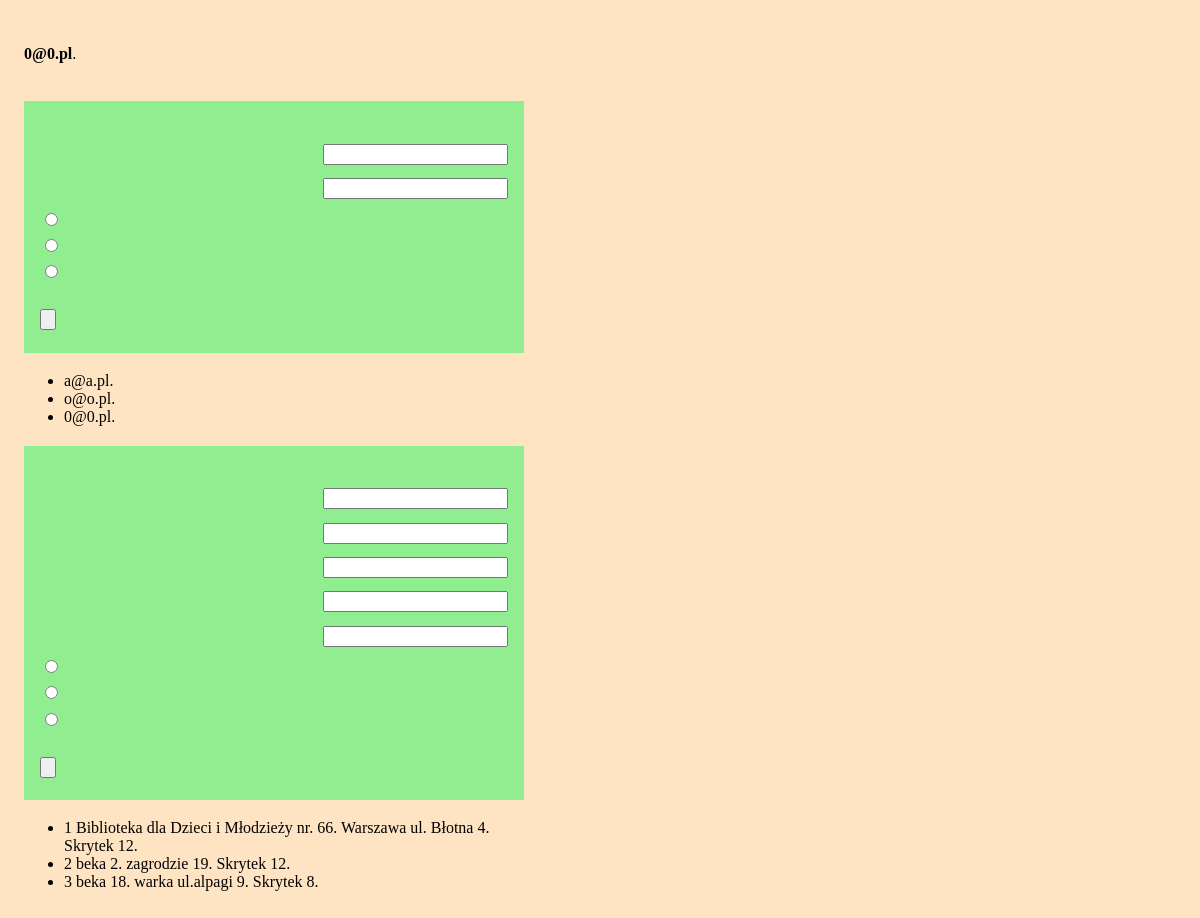
Before: /admin.php (signed in) with the older database file.
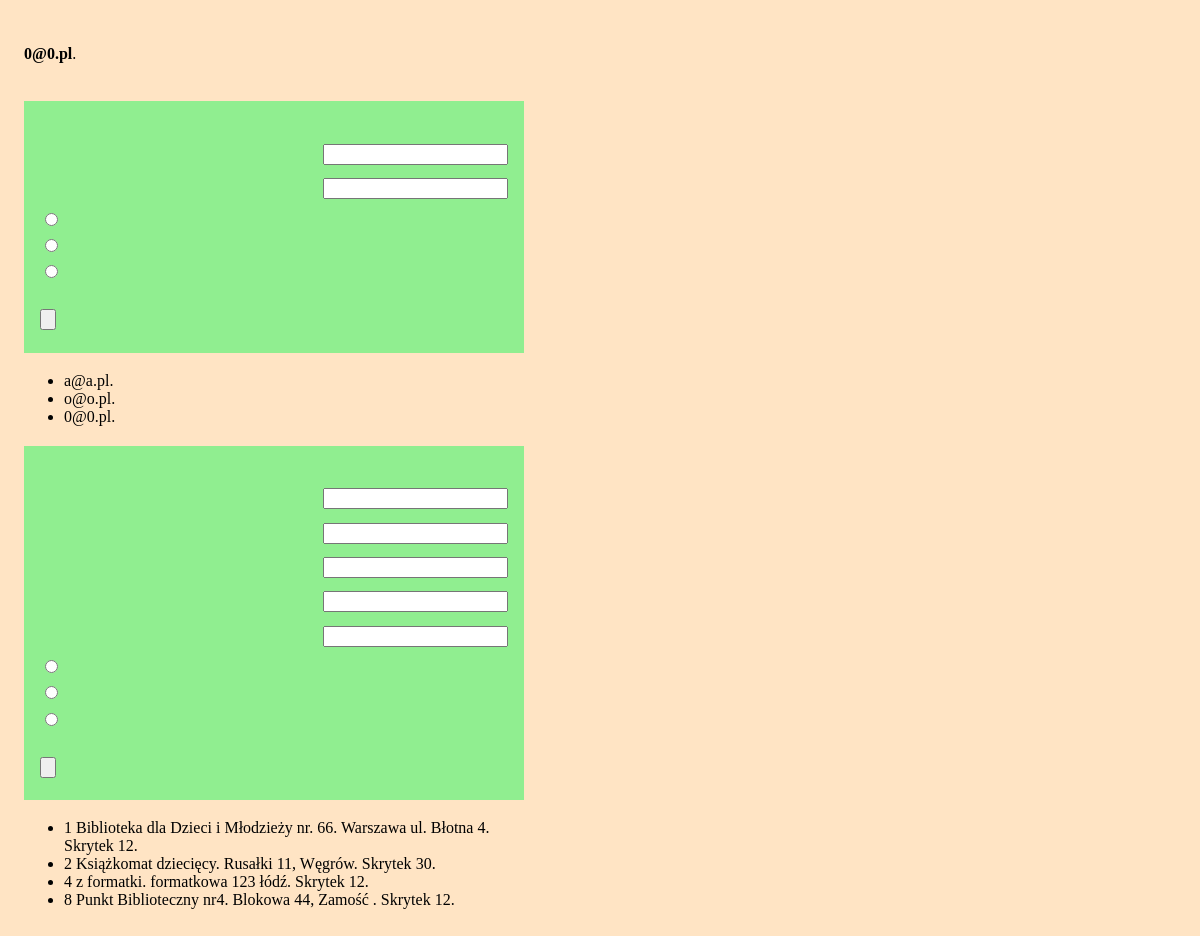
After: the same page with the newer database file.
### tables this page shows
CREATE TABLE "librarian" (
    "librarian_id" INTEGER PRIMARY KEY AUTOINCREMENT NOT NULL,
    "librarian_name" text,
    "librarian_pass" TEXT,
    "librarian_level" INTEGER
);

CREATE TABLE "unit" (
    "unit_id" INTEGER PRIMARY KEY AUTOINCREMENT NOT NULL,
    "unit_name" TEXT,
    "unit_address" TEXT,
    "number_columns" INTEGER,
    "number_box" INTEGER
);

### admin.php (the view, shortened to what this page needs)
<?php
require 'config.php';
$db = new MyDB($dbfile);
$stm = $db->query("SELECT unit_id, unit_name, unit_address, number_box FROM unit");
while ($row = $stm->fetchArray(1)) {
    $unit_id = $row['unit_id'];
    $unit_name = $row['unit_name'];
    $unit_address = $row['unit_address'];
    $unit_size = $row['number_box'];
    $unit = "<li>" . $unit_id . " " . $unit_name . ". " . $unit_address . ". Skrytek " . $unit_size . ".</li>";
    $all_units .= $unit;
}
$stm = $db->query("SELECT librarian_name FROM librarian");
while ($row = $stm->fetchArray(1)) {
    $librarian_name = $row['librarian_name'];
    $librarian = "<li>" . $librarian_name . ".</li>";
    $all_librarians .= $librarian;
}
echo $page_head . "\n\t\t<title>" . $info['admin_title']; ?></title>
</head>
<body>
    <?php
    if ($_SESSION["name"]) {
    ?>
        <header class="page-header">
            <?php echo $info['admin_login_info'] . " <b>" . $_SESSION['name']; ?></b>.<br>
            <?php echo $info['admin_logout']; ?><br>
        </header>
        <main role="main">
            <section>
                <div class="edycja">
                    <form name="admin_librarians" method="post" action="" class="">
                        <div class="flekser">
                            <label for="librarian_login"><?php echo $info['login_name']; ?></label> <input type="text" class="" id="id-librarian_login" name="librarian_login">
                        </div>
                        <div class="flekser">
                            <label for="librarian_pass"><?php echo $info['login_pass']; ?></label> <input type="password" class="" id="id-librarian_pass" name="librarian_pass">
                        </div>
                        <div>
                            <div>
                                <input type="radio" id="librarian_add" name="librarian" value="0"> <label for="librarian_add"><?php echo $info['add'] . " " . $info['account']; ?></label>
                            </div>
                            <div>
                                <input type="radio" id="librarian_remove" name="librarian" value="1"> <label for="librarian_remove"><?php echo $info['remove'] . " " . $info['account']; ?></label>
                            </div>
                            <div>
                                <input type="radio" id="librarian_update" name="librarian" value="2"> <label for="librarian_update"><?php echo $info['update'] . " " . $info['password']; ?></label>
                            </div>
                        </div><br>
                        <input type="submit" name="librarian_submit" value="<?php echo $info['send_button']; ?>">
                    </form>
                </div>
                <ul>
                    <?php echo $all_librarians; ?>
                </ul>
            </section>
            <section>
                <div class="edycja">
                    <form name="admin_machines" method="post" action="" class="">
                        <div class="flekser">
                            <input type="tekst" class="" id="id-machine_id" name="machine_id">
                        </div>
                        <div class="flekser">
                            <input type="tekst" class="" id="id-machine_name" name="machine_name">
                        </div>
                        <div class="flekser">
                            <input type="text" class="" id="id-machine_address" name="machine_address">
                        </div>
                        <div class="flekser">
                            <input type="number" class="" id="id-machine_size" name="machine_size">
                        </div>
                        <div class="flekser">
                            <input type="number" class="" id="id-machine_column" name="machine_column">
                        </div>
                        <div>
                            <div>
                                <input type="radio" id="machine_add" name="machine" value="0">
                            </div>
                            <div>
                                <input type="radio" id="machine_remove" name="machine" value="1">
                            </div>
                            <div>
                                <input type="radio" id="machine_update" name="machine" value="2">
                            </div>
                        </div><br>
                        <input type="submit" name="machine_submit" value="<?php echo $info['send_button']; ?>">
                    </form>
                </div>
                <ul>
                    <?php echo $all_units; ?>
                </ul>
            </section>
        </main>
    <?php
    } else {
        echo '<header class="page-header">
        <h1>' . $info['admin_message'] . '</h1>
        <h2><a href="login.php">' . $info["login_first"] . '</a></h2>
    </header>';
    }
    ?>
</body>
</html>

### config.php (shortened to what this page needs)
<?php
$info = [
    "title_info" => "Numer skrytki użytkownika ",
    "no_user_id" => "Nie ma skrytki z zawartością dla Użytkownika o identyfikatorze ",
    "bad_user" => "Nie ma takiego użytkownika. <br>Jako identyfikator użytkownika podaj adres email albo numer użytkownika. ",
    "start_user" => "Zaczynamy :) ",
    "box_found" => "Nr skrytki użytkownika ",
    "head_info" => "Wprowadź adres email lub nr użytkownika żeby sprawdzić numer swojej skrytki z książkami ",
    "send_button" => "Wyślij",
    "librarycabinet" => "Książkomat ",
    "indefinite" => "nieokreślony.",
    "librarian_title" => "Serwis techniczny książkomatu",
    "login_title" => "Strona logowania",
    "login_first" => "Najpierw się zaloguj",
    "login_alert" => "Zły email lub hasło",
    "login_name" => "Email Bibliotekarza",
    "login_pass" => "Hasło Bibliotekarza",
    "admin_title" => "Strona administracji",
    "admin_message" => "Strona zarządzania bibliotekarzami i lokalizacjami książkomatów",
    "admin_login_info" => "Jesteś zalogowany jako ",
    "admin_logout" => "Kliknij żeby się <a href='logout.php' title='Logout'>wylogować.</a>",
    "admin_librarian_managment"=>"Zarządzanie bibliotekarzami",
    "admin_managing_machines"=>"Zarządzanie książkomatami",
    "admin_list_librarians"=> "Lista bibliotekarzy",
    "admin_list_machines"=> "Lista książkomatów",
    "admin_machine_id"=>"Id książkomatu",
    "admin_machine_name"=>"Nazwa książkomatu",
    "admin_machine_address"=>"Adres książkomatu",
    "admin_machine_size"=>"Ilość skrytek",
    "admin_machine_column"=> "Ilość kolumn",
    "account"=>"konto",
    "password"=>"hasło",
    "machine"=>"książkomat",
    "add"=>"Dodaj",
    "remove"=>"Usuń",
    "update"=>"Aktualizuj"
];
$all_units = "";
$all_librarians = "";
$page_head = "<!DOCTYPE html>
<html lang=\"pl-PL\">
    <head>
        <meta charset=\"UTF-8\" />
        <link rel=\"stylesheet\" type=\"text/css\" href=\"./style.css\" />
        <meta name=\"viewport\" content=\"width=device-width, initial-scale=1\">";

### style.css (style rules this page uses)
.flekser { display: flex; flex-direction: row; justify-content: space-between; align-items: center; }
.edycja { background: lightgreen; color: black; padding: 1em; margin-bottom: 1em; }
input { cursor: pointer; margin-top: .5em; margin-bottom: .5em; }
body { padding: 1em; background-color: bisque; width: 500px; }

Changed rows visible on the page:
removed unit: unit_id "3", unit_name "beka 18", unit_address "warka ul.alpagi 9", number_box "8"
changed unit id 2: unit_name "beka 2" → "Książkomat dziecięcy"; unit_address "zagrodzie 19" → "Rusałki 11, Węgrów"; number_box "12" → "30"
added unit: unit_id "4", unit_name "z formatki", unit_address "formatkowa 123 łódź", number_box "12"
added unit: unit_id "8", unit_name "Punkt Biblioteczny nr4", unit_address "Blokowa 44, Zamość", number_box "12"
Other visible differences:
text no longer shown: ". . . . Skrytek . Skrytek . Skrytek . . ."
text now shown: ". . . . . Skrytek . Skrytek . Skrytek . Skrytek . . . ."
